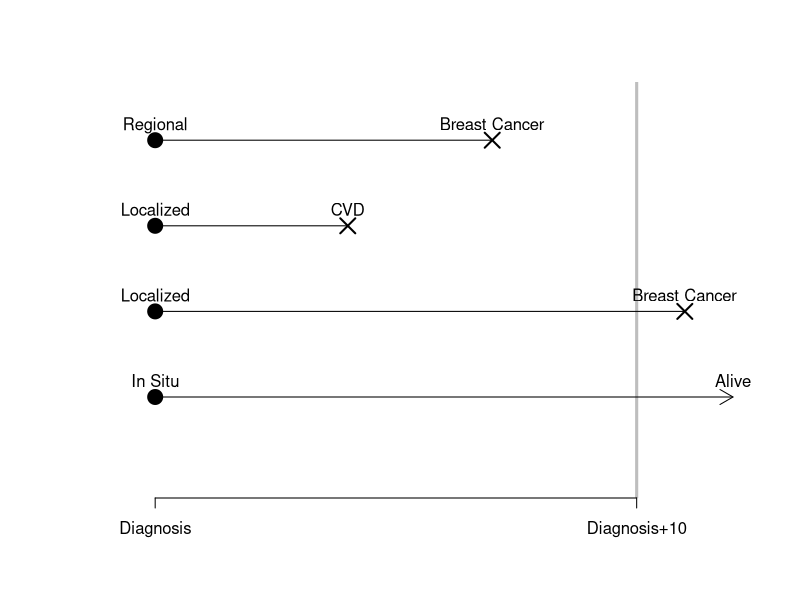

Here is the R script that generated this plot:

year <- 0:12

ex1 <- 0:7
ex2 <- 0:4
ex3 <- 0:11
ex4 <- 0:12

plot(ex1,rep(4,length(ex1)),bty="l",ylab=NA,xlab=NA,axes=FALSE,type="l",xlim=c(-1,12),ylim=c(0,4.5))
abline(v=10,col="grey",lwd=3)

points(ex1[1],4,pch=19,cex=2)
points(ex1[length(ex1)],4,pch=4,cex=2,lwd=2)
text(ex1[1],4,"Regional",pos=3)
text(ex1[length(ex1)],4,"Breast Cancer",pos=3)

lines(ex2,rep(3,length(ex2)))
points(ex2[1],3,pch=19,cex=2)
points(ex2[length(ex2)],3,pch=4,cex=2,lwd=2)
text(ex2[1],3,"Localized",pos=3)
text(ex2[length(ex2)],3,"CVD",pos=3)

lines(ex3,rep(2,length(ex3)))
points(ex3[1],2,pch=19,cex=2)
points(ex3[length(ex3)],2,pch=4,cex=2,lwd=2)
text(ex3[1],2,"Localized",pos=3)
text(ex3[length(ex3)],2,"Breast Cancer",pos=3)

arrows(0,1,ex4[length(ex4)],1,length=0.15)
points(ex4[1],1,pch=19,cex=2)
text(ex4[1],1,"In Situ",pos=3)
text(ex4[length(ex4)],1,"Alive",pos=3)


axis(1,at=c(0,10),paste(c("Diagnosis","Diagnosis+10")))
